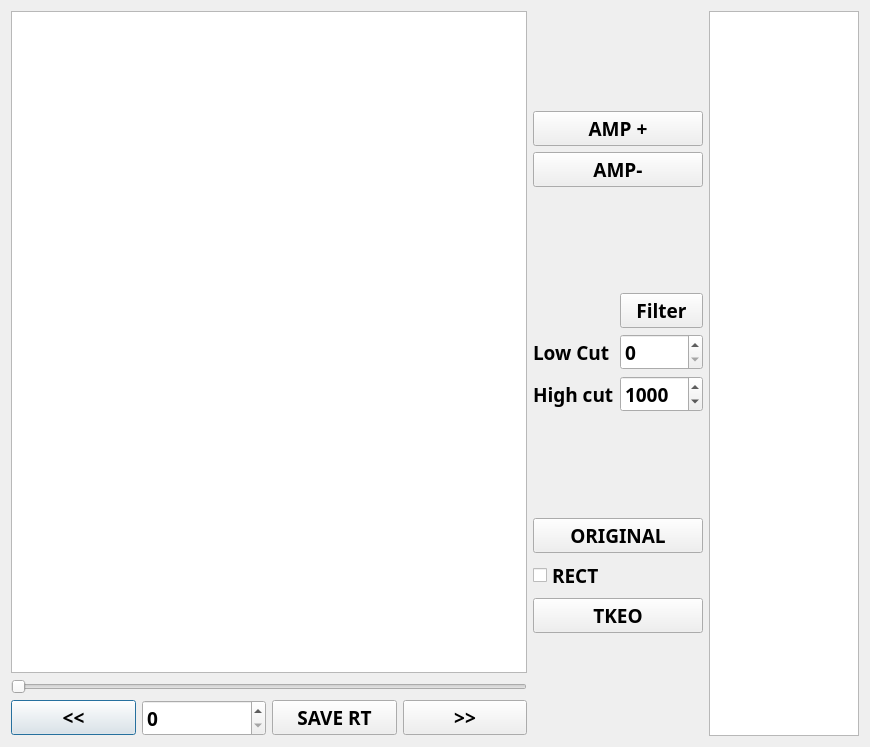
<?xml version="1.0" encoding="UTF-8"?>
<ui version="4.0">
 <class>DialogAnalog</class>
 <widget class="QDialog" name="DialogAnalog">
  <property name="geometry">
   <rect>
    <x>0</x>
    <y>0</y>
    <width>870</width>
    <height>747</height>
   </rect>
  </property>
  <property name="font">
   <font>
    <family>Gill Sans</family>
    <pointsize>24</pointsize>
    <weight>75</weight>
    <bold>true</bold>
   </font>
  </property>
  <property name="windowTitle">
   <string>Dialog</string>
  </property>
  <layout class="QGridLayout" name="gridLayout_3">
   <item row="0" column="0">
    <layout class="QVBoxLayout" name="verticalLayout_2">
     <item>
      <widget class="GraphicsLayoutWidget" name="graphicsView">
       <property name="font">
        <font>
         <family>Gill Sans</family>
         <pointsize>14</pointsize>
         <weight>75</weight>
         <bold>true</bold>
        </font>
       </property>
      </widget>
     </item>
     <item>
      <widget class="QSlider" name="horizontalSliderRtOnset">
       <property name="font">
        <font>
         <family>Gill Sans</family>
         <pointsize>14</pointsize>
         <weight>75</weight>
         <bold>true</bold>
        </font>
       </property>
       <property name="orientation">
        <enum>Qt::Horizontal</enum>
       </property>
      </widget>
     </item>
     <item>
      <layout class="QHBoxLayout" name="horizontalLayout">
       <item>
        <widget class="QPushButton" name="pushButtonBackward">
         <property name="font">
          <font>
           <family>Gill Sans</family>
           <pointsize>14</pointsize>
           <weight>75</weight>
           <bold>true</bold>
          </font>
         </property>
         <property name="text">
          <string>&lt;&lt;</string>
         </property>
        </widget>
       </item>
       <item>
        <widget class="QSpinBox" name="spinBoxRtOnset">
         <property name="font">
          <font>
           <family>Gill Sans</family>
           <pointsize>14</pointsize>
           <weight>75</weight>
           <bold>true</bold>
          </font>
         </property>
         <property name="minimum">
          <number>0</number>
         </property>
         <property name="maximum">
          <number>100000</number>
         </property>
         <property name="singleStep">
          <number>100</number>
         </property>
         <property name="value">
          <number>0</number>
         </property>
        </widget>
       </item>
       <item>
        <widget class="QPushButton" name="pushButtonSaveRT">
         <property name="font">
          <font>
           <family>Gill Sans</family>
           <pointsize>14</pointsize>
           <weight>75</weight>
           <bold>true</bold>
          </font>
         </property>
         <property name="text">
          <string>SAVE RT</string>
         </property>
        </widget>
       </item>
       <item>
        <widget class="QPushButton" name="pushButtonForward">
         <property name="font">
          <font>
           <family>Gill Sans</family>
           <pointsize>14</pointsize>
           <weight>75</weight>
           <bold>true</bold>
          </font>
         </property>
         <property name="text">
          <string>&gt;&gt;</string>
         </property>
        </widget>
       </item>
      </layout>
     </item>
    </layout>
   </item>
   <item row="0" column="1">
    <layout class="QVBoxLayout" name="verticalLayout_3">
     <item>
      <layout class="QVBoxLayout" name="verticalLayout">
       <item>
        <widget class="QPushButton" name="pushButtonAmpP">
         <property name="font">
          <font>
           <family>Gill Sans</family>
           <pointsize>14</pointsize>
           <weight>75</weight>
           <bold>true</bold>
          </font>
         </property>
         <property name="text">
          <string>AMP +</string>
         </property>
        </widget>
       </item>
       <item>
        <widget class="QPushButton" name="pushButtonAmpM">
         <property name="font">
          <font>
           <family>Gill Sans</family>
           <pointsize>14</pointsize>
           <weight>75</weight>
           <bold>true</bold>
          </font>
         </property>
         <property name="text">
          <string>AMP-</string>
         </property>
        </widget>
       </item>
      </layout>
     </item>
     <item>
      <layout class="QGridLayout" name="gridLayout_2" rowstretch="0,0,0">
       <item row="2" column="1">
        <widget class="QSpinBox" name="spinBoxFiltHc">
         <property name="font">
          <font>
           <family>Gill Sans</family>
           <pointsize>14</pointsize>
           <weight>75</weight>
           <bold>true</bold>
          </font>
         </property>
         <property name="minimum">
          <number>100</number>
         </property>
         <property name="maximum">
          <number>50000</number>
         </property>
         <property name="singleStep">
          <number>10</number>
         </property>
         <property name="value">
          <number>1000</number>
         </property>
        </widget>
       </item>
       <item row="1" column="0">
        <widget class="QLabel" name="label">
         <property name="font">
          <font>
           <family>Gill Sans</family>
           <pointsize>14</pointsize>
           <weight>75</weight>
           <bold>true</bold>
          </font>
         </property>
         <property name="text">
          <string>Low Cut</string>
         </property>
        </widget>
       </item>
       <item row="1" column="1">
        <widget class="QSpinBox" name="spinBoxFiltLc">
         <property name="font">
          <font>
           <family>Gill Sans</family>
           <pointsize>14</pointsize>
           <weight>75</weight>
           <bold>true</bold>
          </font>
         </property>
         <property name="minimum">
          <number>0</number>
         </property>
         <property name="maximum">
          <number>50000</number>
         </property>
        </widget>
       </item>
       <item row="2" column="0">
        <widget class="QLabel" name="label_2">
         <property name="font">
          <font>
           <family>Gill Sans</family>
           <pointsize>14</pointsize>
           <weight>75</weight>
           <bold>true</bold>
          </font>
         </property>
         <property name="text">
          <string>High cut</string>
         </property>
        </widget>
       </item>
       <item row="0" column="1">
        <widget class="QPushButton" name="pushButtonFilt">
         <property name="font">
          <font>
           <family>Gill Sans</family>
           <pointsize>14</pointsize>
           <weight>75</weight>
           <bold>true</bold>
          </font>
         </property>
         <property name="text">
          <string>Filter</string>
         </property>
        </widget>
       </item>
      </layout>
     </item>
     <item>
      <layout class="QGridLayout" name="gridLayout">
       <item row="2" column="0">
        <widget class="QPushButton" name="pushButtonTKEO">
         <property name="font">
          <font>
           <family>Gill Sans</family>
           <pointsize>14</pointsize>
           <weight>75</weight>
           <bold>true</bold>
          </font>
         </property>
         <property name="text">
          <string>TKEO</string>
         </property>
        </widget>
       </item>
       <item row="1" column="0">
        <widget class="QCheckBox" name="checkBoxRect">
         <property name="font">
          <font>
           <family>Gill Sans</family>
           <pointsize>14</pointsize>
           <weight>75</weight>
           <bold>true</bold>
          </font>
         </property>
         <property name="text">
          <string>RECT</string>
         </property>
        </widget>
       </item>
       <item row="0" column="0">
        <widget class="QPushButton" name="pushButtonOrig">
         <property name="font">
          <font>
           <family>Gill Sans</family>
           <pointsize>14</pointsize>
           <weight>75</weight>
           <bold>true</bold>
          </font>
         </property>
         <property name="text">
          <string>ORIGINAL</string>
         </property>
        </widget>
       </item>
      </layout>
     </item>
    </layout>
   </item>
   <item row="0" column="2">
    <widget class="QTableView" name="tableViewRTS_plot_window">
     <property name="maximumSize">
      <size>
       <width>150</width>
       <height>16777215</height>
      </size>
     </property>
     <property name="font">
      <font>
       <family>Gill Sans</family>
       <pointsize>14</pointsize>
       <weight>75</weight>
       <bold>true</bold>
      </font>
     </property>
    </widget>
   </item>
  </layout>
 </widget>
 <customwidgets>
  <customwidget>
   <class>GraphicsLayoutWidget</class>
   <extends>QGraphicsView</extends>
   <header>pyqtgraph</header>
  </customwidget>
 </customwidgets>
 <resources/>
 <connections>
  <connection>
   <sender>horizontalSliderRtOnset</sender>
   <signal>sliderMoved(int)</signal>
   <receiver>spinBoxRtOnset</receiver>
   <slot>setValue(int)</slot>
   <hints>
    <hint type="sourcelabel">
     <x>329</x>
     <y>728</y>
    </hint>
    <hint type="destinationlabel">
     <x>347</x>
     <y>765</y>
    </hint>
   </hints>
  </connection>
  <connection>
   <sender>spinBoxRtOnset</sender>
   <signal>valueChanged(int)</signal>
   <receiver>horizontalSliderRtOnset</receiver>
   <slot>setValue(int)</slot>
   <hints>
    <hint type="sourcelabel">
     <x>415</x>
     <y>758</y>
    </hint>
    <hint type="destinationlabel">
     <x>419</x>
     <y>739</y>
    </hint>
   </hints>
  </connection>
 </connections>
</ui>
